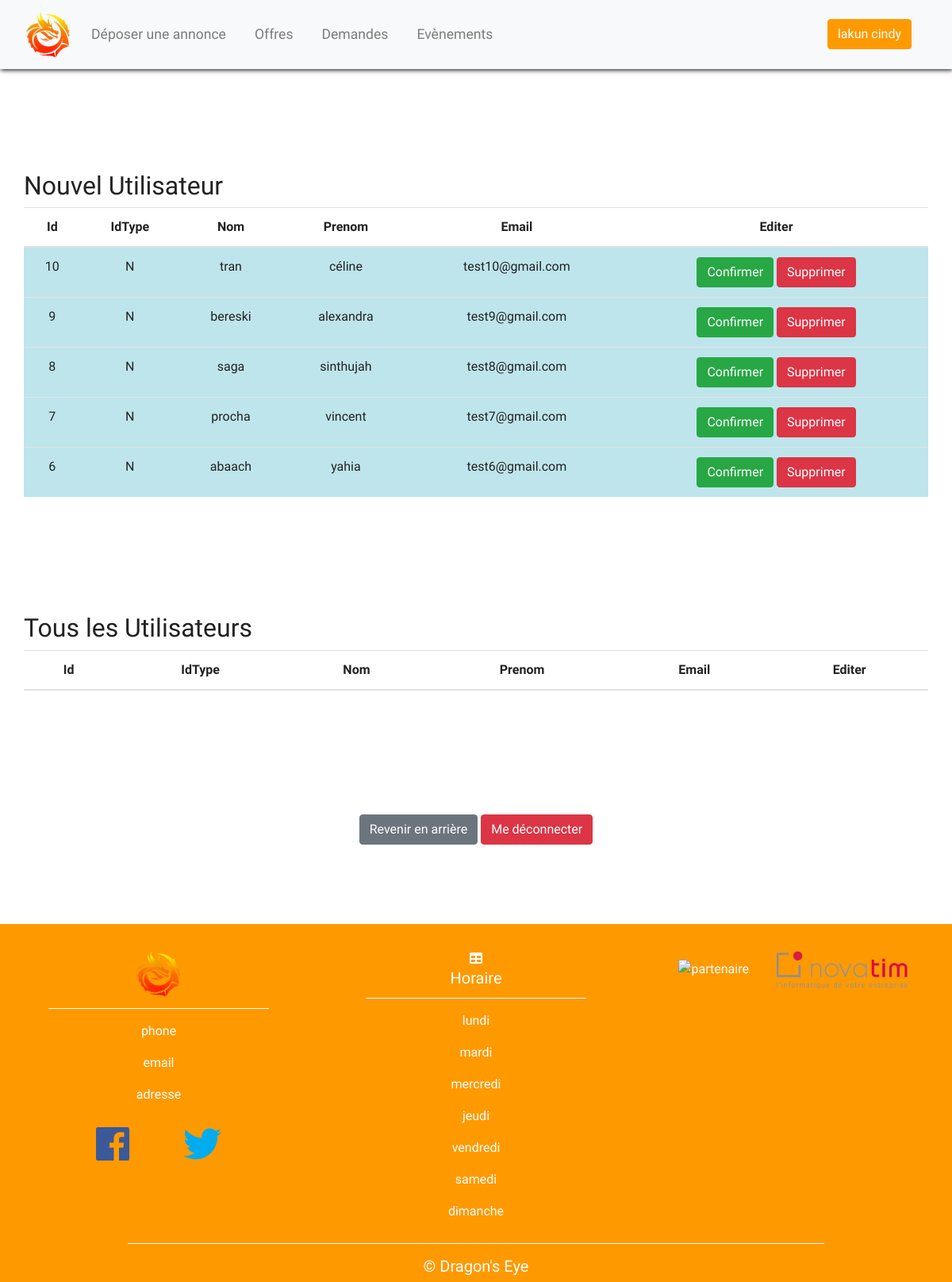
Page /profil/manage/manageUser.php (signed in) on the earlier database version.
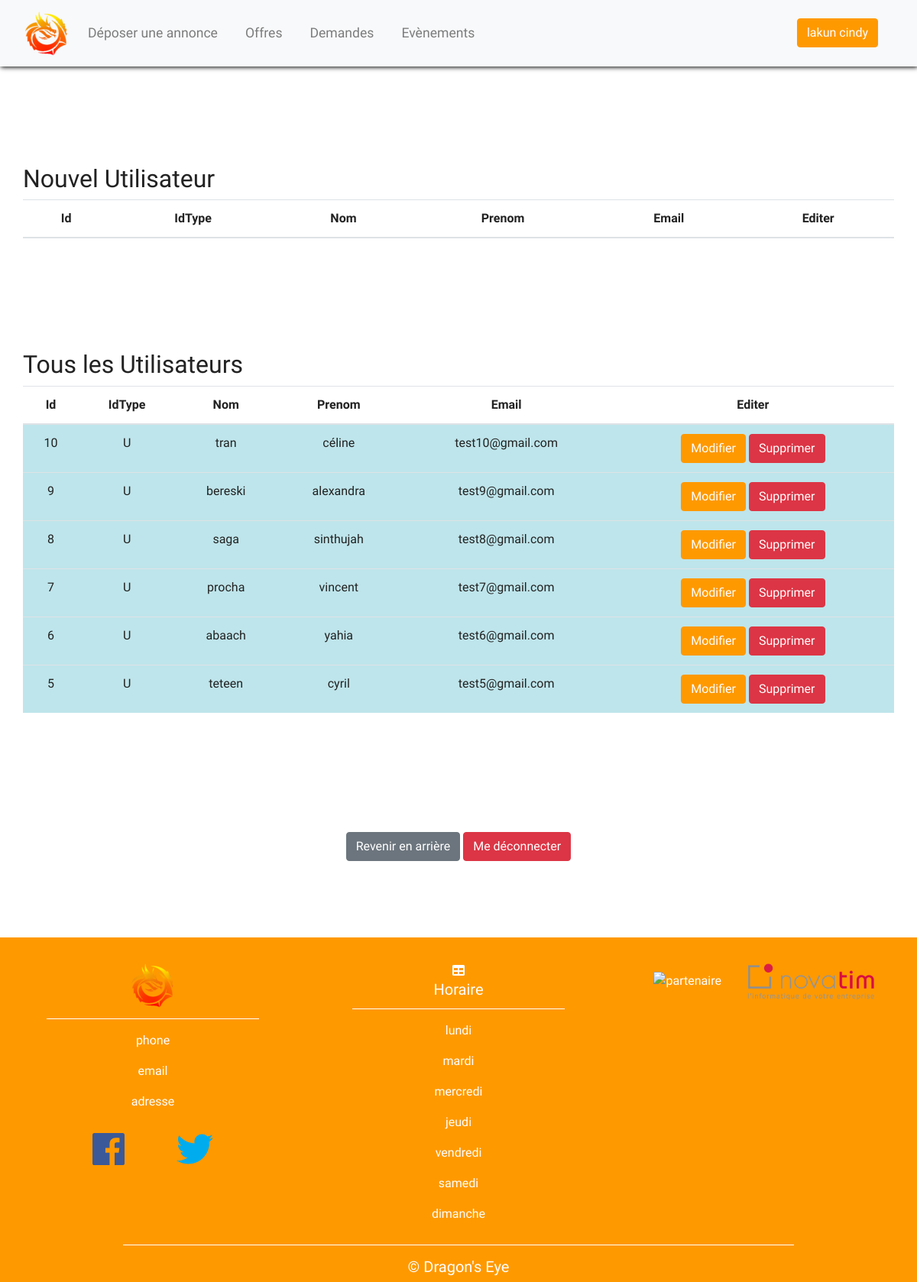
Same page on the later database version.
### tables this page shows
CREATE TABLE DEYE_Personne(
        IdPersonne Int  Auto_increment  NOT NULL ,
		IdType     char(1) NOT NULL REFERENCES DEYE_Status(IdStatus) ,
        nom        Varchar (50) NOT NULL ,
        prenom     Varchar (50) NOT NULL ,
        email      Varchar (50) NOT NULL ,
        mdp        Varchar (50) NOT NULL
	,CONSTRAINT DEYE_Status_PK PRIMARY KEY (IdPersonne, IdType)
);

### profil/manage/manageUser.php (the view, shortened to what this page needs)
<!DOCTYPE html>
<html>
<head>
  <link rel="stylesheet" href="https://maxcdn.bootstrapcdn.com/bootstrap/4.0.0/css/bootstrap.min.css">
  <link href="../../css/style.css" rel="stylesheet">
  <link href="../../css/manageUser_style.css" rel="stylesheet">
</head>
<body>
  <nav class = "navbar navbar-expand-md navbar-light bg-light sticky-top">
    <div class="container-fluid">
      <a class="navbar-brand" href="../../index.php"><img src ="../../img/logo.png"></a>
      <div class="collapse navbar-collapse" id="navbarResponsive">
        <ul class="navbar-nav">
          <li class="nav-item">
            <a class="nav-link" href="#">Déposer une annonce</a>
          </li>
          <li class="nav-item">
            <a class="nav-link" href="../../offres/offres.php">Offres</a>
          </li>
          <li class="nav-item">
            <a class="nav-link" href="../../demandes/demandes.php">Demandes</a>
          </li>
          <li class="nav-item">
            <a class="nav-link" href="../../evenement/evenement.php">Evènements</a>
          </li>
        </ul>
        <ul class="navbar-nav navbar-right ml-auto">
          <li class="nav-item">
            <?php
              $bdd = new PDO('mysql:host=127.0.0.1;dbname=bdd_jeu', 'root', '');
              if(isset($_SESSION["IdPersonne"]) AND $_SESSION["IdPersonne"] > 0){
                $requser = $bdd->prepare("SELECT * FROM deye_personne WHERE IdPersonne = ?");
                $requser->execute(array($_SESSION['IdPersonne']));
                $user = $requser->fetch();
            ?>
              <a href="../../profil/profil.php" class="btn btn-primary"><?= $user['nom'];?> <?=$user['prenom'];?></a>
            <?php
              }else{
            ?>
                <a href="../../connexion/inscription.php" class="btn btn-primary">S'inscrire/Se connecter</a>
            <?php
              }
            ?>
		    </li>
		</ul>
		</div>
		</div>
  </nav>
  <?php
    $bdd = new PDO('mysql:host=127.0.0.1;dbname=bdd_jeu;charset=utf8', 'root', '');
    $membres = $bdd->query('SELECT * FROM deye_personne WHERE IdType = "N" ORDER BY IdPersonne DESC LIMIT 0,5');
    $allMembres = $bdd->query('SELECT * FROM deye_personne WHERE IdType ="U" ORDER BY IdPersonne DESC');
  ?>
            <div class="container-fluid padding">
            <div class="row text-center padding">
              <div class="container newUser">
              <div class="row">
              <table class="table">
              <h2>Nouvel Utilisateur</h2>
              <thead>
                <th>Id</th>
                <th>IdType</th>
                <th>Nom</th>
                <th>Prenom</th>
                <th>Email</th>
                <th>Editer</th>
              </thead>
              <tbody>
              <?php while($res = $membres->fetch()){?>
              <tr class="table-info">
                    <td>
                        <?=$res['IdPersonne']?>
                    </td>
                    <td>
                        <?=$res['IdType']?>
                    </td>
                    <td>
                        <?=$res['nom']?>
                    </td>
                    <td>
                        <?=$res['prenom']?>
                    </td>
                    <td>
                        <?=$res['email']?>
                    </td>
                    <td>
                        <?php if($res['IdType'] == "N") { ?>
                            <a href="manageUser.php?type=newmembre&confirme=<?= $res['IdPersonne'] ?>" class="btn btn-success">Confirmer</a>
                        <?php } ?>
                        <a href="manageUser.php?type=newmembre&supprime=<?= $res['IdPersonne'] ?>" class="btn btn-danger">Supprimer</a>
                    </td>
              </tr>
                <?php
                }
                ?>
              </tbody>
              </table>
              </div>
              </div>
                <div class="container allUser">
                <div class="row">
                <table class="table">
                <h2>Tous les Utilisateurs </h2>
                <thead>
                <th>Id</th>
                <th>IdType</th>
                <th>Nom</th>
                <th>Prenom</th>
                <th>Email</th>
                <th>Editer</th>
                </thead>
                <tbody>
                  <?php while($res = $allMembres->fetch()){?>
                  <tr class="table-info">
                        <td>
                            <?=$res['IdPersonne']?>
                        </td>
                        <td>
                            <?=$res['IdType']?>
                        </td>
                        <td>
                            <?=$res['nom']?>
                        </td>
                        <td>
                            <?=$res['prenom']?>
                        </td>
                        <td>
                            <?=$res['email']?>
                        </td>
                        <td>
                            <a href="modifManage/modifUser.php?type=allmembre&modifUser=<?= $res['IdPersonne'] ?>" class="btn btn-primary">Modifier</a>
                            <a href="manageUser.php?type=allmembre&supprime=<?= $res['IdPersonne'] ?>" class="btn btn-danger">Supprimer</a>
                        </td>
                  </tr>
                    <?php
                    }
                    ?>
                  </tbody>
                </table>
                </div>
                </div>
                <div class="container button-end">
                <a href="../../profil/admin.php" class="btn btn-secondary">Revenir en arrière</a>
                <a href="../../connexion/deconnexion.php" class="btn btn-danger">Me déconnecter</a>
                </div>
              </div>
              </div>
<footer>
<div class="container-fluid padding">
<div class="row text-center">
  <div class="col-md-4">
    <img src="../../img/logo.png">
    <hr class="light">
    <p>phone</p>
    <p>email</p>
    <p>adresse</p>
    <div class="social">
      <a href="#"><i class="fab fa-facebook"></i></a>
      <a href="#"><i class="fab fa-twitter"></i></a>
    </div>
  </div>
  <div class="col-md-4">
    <i class="fas fa-table"></i>
    <h5>Horaire</h5>
    <hr class="light">
    <p>lundi</p>
    <p>mardi</p>
    <p>mercredi</p>
    <p>jeudi</p>
    <p>vendredi</p>
    <p>samedi</p>
    <p>dimanche</p>
  </div>
  <div class="col-md-4">
    <img src="../../img/focus_home_interactive_logo.svg" class="partenaire_logo" alt="partenaire">
    <img src="../../img/novatim_logo.png" class="partenaire_logo" alt="article">
  </div>
  <div class="col-12">
    <hr class="light">
    <h5>&copy; Dragon's Eye</h5>
  </div>
</div>
</div>
</footer>
</body>
</html>

### css/style.css (style rules this page uses)
html,body { height: 100%; width: 100%; font-family: 'Varela Round', sans-serif; color: #222; }
.btn-primary { background-color: #FF9900; border: 1px solid #FF9900; }
.navbar { position:fixed; width: 100%; box-shadow: 1px 1px 6px #000; }
.navbar-nav li { padding-right: 20px; }
.nav-link { font-size: 1.1em !important; }
.nav-link { color: #007DFF; }
footer { background-color: #FF9900; color: #fff; padding-top: 2rem; width: 100%; }
.social a { font-size:3rem; padding:2rem; }
.fa-facebook { color:#3b5998; }
.fa-twitter { color:#00aced; }
.partenaire_logo { max-width: 350px; height: 50px; padding: inherit; }
hr.light { border-top: 1px solid #fff; width: 75%; margin-top:.8rem; margin-bottom: 1rem; }

### css/manageUser_style.css (style rules this page uses)
.newUser { margin-top: 215px; }
.allUser { margin-top: 130px; margin-bottom: 140px; }
.button-end { margin-bottom: 100px; }

Differences in the rows shown:
removed deye_personne: IdPersonne "10", IdType "N", nom "tran", prenom "céline", email "test10@gmail.com", shown under "Nouvel Utilisateur"
removed deye_personne: IdPersonne "9", IdType "N", nom "bereski", prenom "alexandra", email "test9@gmail.com", shown under "Nouvel Utilisateur"
removed deye_personne: IdPersonne "8", IdType "N", nom "saga", prenom "sinthujah", email "test8@gmail.com", shown under "Nouvel Utilisateur"
removed deye_personne: IdPersonne "7", IdType "N", nom "procha", prenom "vincent", email "test7@gmail.com", shown under "Nouvel Utilisateur"
removed deye_personne: IdPersonne "6", IdType "N", nom "abaach", prenom "yahia", email "test6@gmail.com", shown under "Nouvel Utilisateur"
added deye_personne: IdPersonne "10", IdType "U", nom "tran", prenom "céline", email "test10@gmail.com", shown under "Tous les Utilisateurs"
added deye_personne: IdPersonne "9", IdType "U", nom "bereski", prenom "alexandra", email "test9@gmail.com", shown under "Tous les Utilisateurs"
added deye_personne: IdPersonne "8", IdType "U", nom "saga", prenom "sinthujah", email "test8@gmail.com", shown under "Tous les Utilisateurs"
added deye_personne: IdPersonne "7", IdType "U", nom "procha", prenom "vincent", email "test7@gmail.com", shown under "Tous les Utilisateurs"
added deye_personne: IdPersonne "6", IdType "U", nom "abaach", prenom "yahia", email "test6@gmail.com", shown under "Tous les Utilisateurs"
added deye_personne: IdPersonne "5", IdType "U", nom "teteen", prenom "cyril", email "test5@gmail.com", shown under "Tous les Utilisateurs"
